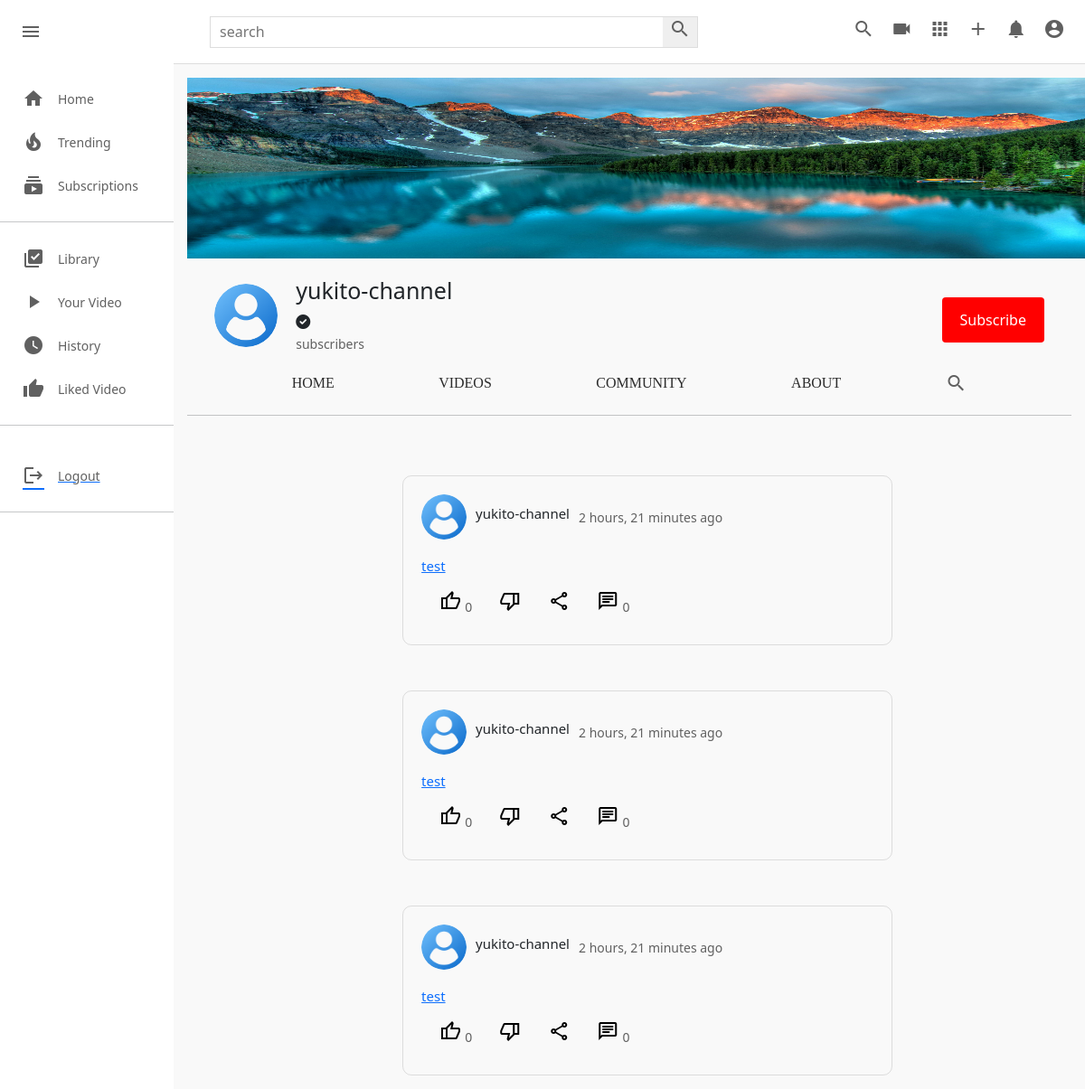
The page /c/1/community/ (signed in) on the database its author committed.
### channel/models.py (models this page shows, shortened)
class Channel(models.Model):
    channel_art=models.ImageField(upload_to=user_derectory_path,default='images/channel-art.jpg')
    image=models.ImageField(upload_to=user_derectory_path,default='images/user-image.png')
    full_name=models.CharField(max_length=100)
    channel_name=models.CharField(max_length=100)
    description=models.TextField(null=True,blank=True)
    keyword=TaggableManager(blank=True)
    date=models.DateTimeField(auto_now_add=True)
    status=models.CharField(choices=STATUS,max_length=100,default='Active')
    user=models.OneToOneField(User,on_delete=models.SET_NULL,null=True,related_name="channel")
    subscribers=models.ManyToManyField(User,related_name="user_subs",blank=True)
    verified=models.BooleanField(default=False)
    total_view=models.PositiveIntegerField(default=0)
    business_email=models.EmailField(null=True,blank=True)
    make_business_email_public=models.BooleanField(default=False)
    business_location=models.CharField(null=True,blank=True,max_length=100)
    make_business_location_public=models.BooleanField(default=False)
    website=models.URLField(default='https://www.udemy.com/home')
    instagram=models.URLField(default='https://www.udemy.com/home')
    facebook=models.URLField(default='https://www.udemy.com/home')
    twitter=models.URLField(default='https://www.udemy.com/home')

class Community(models.Model):
    channel=models.ForeignKey(Channel,on_delete=models.CASCADE)
    image=models.ImageField(upload_to=user_derectory_path,null=True,blank=True)
    content=models.TextField(null=True,blank=True)
    date=models.DateTimeField(auto_now_add=True)
    status=models.CharField(choices=STATUS,default='Active',max_length=100)
    likes=models.ManyToManyField(User,blank=True)
    class Meta:
        verbose_name='Community'
        verbose_name_plural='Community Posts'

### channel/views.py (the view)
# urls.py: path("<channel_name>/community/",views.channel_community,name='channel-community'),
def channel_community(request,channel_name):
    channel = get_object_or_404(Channel,id=channel_name)
    community = Community.objects.filter(channel=channel,status='Active').order_by('-date')
    context={
        'channel': channel,
        'community':community,
    }
    return render(request,'channel/channel_community.html',context)

### templates/channel/channel_community.html (shortened to what this page needs)
{% extends 'base.html' %}
{% load static %}
{% block style %}
<link rel="stylesheet" href="{% static 'css/style.css' %}" type="text/css">
<link rel="stylesheet" href="{% static 'css/channel-community.css' %}" type="text/css">
<link rel="stylesheet" href="{% static 'css/channel.css' %}" type="text/css">
{% endblock style %}
{% block content %}
    <div class="mainBody">
        {% include 'partials/sidebar.html' %}
        <div class="videos">
            {% include 'channel/partials/channel-header.html' %}
            <div class="video-container">
                {% for c in community %}
                <div class="content-border">
                    <div class="content-div">
                        <div class="header-comm">
                            <div class="channel-details">
                                {% if c.channel.image %}
                                <img src="{{c.channel.image.url}}" class="channel-img-com" alt="">
                                {% else %}
                                <img src="https://thumbs.dreamstime.com/b/default-avatar-profile-vector-user-profile-default-avatar-profile-vector-user-profile-profile-179376714.jpg" class="channel-img-com" alt="">
                                {% endif %}
                                <h5>{{c.channel.channel_name}}</h5>
                                <span>{{c.date|timesince}} ago</span>
                            </div>
                        </div>
                        <div class="content">
                            <a href="{% url 'channel-community-detail' c.channel.id c.id %}"><h3>{{ c.content|truncatechars:200 }}</h3></a>
                        </div>
                        <div class="icon-section">
                            <div class="single-icon">
                                <a href=""><i class="material-icons material-symbols-outlined">thumb_up</i></a>
                                <span>{{c.likes.all.count}}</span>
                            </div>
                            <div class="single-icon">
                                <a href=""><i class="material-icons material-symbols-outlined">thumb_down</i></a>
                            </div>
                            <div class="single-icon">
                                <i class="material-icons material-symbols-outlined">share</i>
                            </div>
                            <div class="single-icon">
                                <a href=""><i class="material-icons material-symbols-outlined">chat</i></a>
                                <span>{{c.comments.all.count}}</span>
                            </div>
                        </div>
                    </div>
                </div>
                {% endfor %}
            </div>
        </div>
    </div>
{% endblock content %}

### templates/channel/partials/channel-header.html (shortened to what this page needs)
{% include 'partials/alert.html' %}
<div class="channel-art">
    {% if channel.channel_art.url %}
    <img  src="{{ channel.channel_art.url }}" alt="">
    {% else %}
    <img src="https://wallpaper.dog/large/10702685.jpg" alt="">
    {% endif %}
</div>
<div class="channel-header flex">
    <div class="channel-img-title flex">
        {% if channel.image %}
        <img class="img" src="{{channel.image.url}}" alt="">
        {% else %}
        <img class="img" src="https://thumbs.dreamstime.com/b/default-avatar-profile-vector-user-profile-default-avatar-profile-vector-user-profile-profile-179376714.jpg" alt="">
        {% endif %}
        <div class="channel-image-texts">
            <h4 class="flex">{{channel.channel_name}}</h4>
            {% if channel.verified == True %} <i class="fas fa-check-circle"></i> {% endif %} <br>
            <span> subscribers</span>
        </div>
    </div>
    <div class="channel-header-btns">
        {% if request.user != channel.user %}
        <div><button id="sub_btn" onclick="addsub()" class="channel-subscribe sub_button_channel">Subscribe</button></div>
        {% endif %}
    </div>
</div>
<div class="channel-header-links flex">
    <a href="{% url 'channel-profile' channel.id %}" class="display-this">Home</a>
    <a href="{% url 'channel-videos' channel.id %}" class="display-this">Videos</a>
    <a href="{% url 'channel-community' channel.id %}" class="dont-display-thdis">Community</a>
    <a href="{% url 'channel-about' channel.id %}" class="displhray-this">About</a>
    <a href="" class="dont-display-this"><i class="material-icons">search</i></a>
</div>
<hr>

### static/css/style.css (style rules this page uses)
* { margin: 0; padding: 0; box-sizing: border-box; }
body { font-family: 'Roboto','sans-serif'; }
.material-icons { color: rgb(96, 96, 96); }
.mainBody { height: calc(100vh - 70px); display: flex; overflow: hidden; }
hr { height: 1px; background-color: #e5e5e5; border: none; }
.videos { background-color: #f9f9f9; width: 100%; height: 100%; padding: 15px 15px; border-top: 1px solid #ddd; overflow-y: scroll; }
.video-container { display: flex; flex-direction: row; justify-content: space-around; flex-wrap: wrap; }
.title a, span { text-decoration: none; color: rgb(96, 96, 96); font-size: 14px; }

### static/css/channel-community.css (style rules this page uses)
.content-border { margin-left: 40px; margin-top: 50px; border: solid 1px rgba(92, 92, 92, 0.185); padding: 20px; border-radius: 10px; }
.header-comm { justify-content: space-between; display: flex; }
.channel-details { display: flex; align-items: center; }
.channel-details img { width: 50px; border-radius: 50px; object-fit: cover; height: 50px; }
.channel-details h5 { font-size: 15px; margin-left: 10px; }
.channel-details span { margin-left: 10px; }
.content h3 { font-size: 15px; width: 500px; text-align: justify; font-weight: 400; margin-top: 20px; }
.icon-section { display: flex; align-items: center; }
.single-icon { align-items: center; padding: 10px; padding-left: 20px; }
.material-symbols-outlined { transition: 0.5s; color: black; }
.about-right h4, h5 { margin-bottom: 20px; margin-top: 20px; font-size: 15px; font-weight: normal; }
a { text-decoration: none; }

### static/css/channel.css (style rules this page uses)
.channel-art img { width: 1100px; height: 200px; }
.channel-art { width: 1100px; height: 200px; }
.flex { display: flex; }
.channel-header { margin: 20px 30px; align-items: center; justify-content: space-between; }
.channel-img-title { align-items: center; }
.channel-img-title .img { width: 70px; height: 70px; object-fit: cover; border-radius: 50px; }
.channel-img-title .channel-image-texts { margin-left: 20px; }
.channel-image-texts h4 { font-size: 25px; font-weight: 500; }
.channel-header-btns { display: flex; }
.channel-header-btns .channel-subscribe { background-color: rgb(255, 0, 0); color: white; border-radius:4px; }
.channel-header-links { justify-content: space-evenly; }
.channel-header-links a { text-decoration: none; text-transform: uppercase; font-family: poppins; color: rgb(43, 43, 43); font-weight: 500; }
.sub_button_channel { background-color: red; color: white; border: none; margin-top: 10px; padding: 13px 20px; }

### templates/channel/channel_community.html (style rules this page uses)
a { color: black; }

### rows shown on the page
Channel: channel_art (picture), image (picture), channel_name "yukito-channel"
Community: channel.image (picture), channel.channel_name "yukito-channel", date "2 hours, 21 minutes", content "test", likes.all.count "0", comments.all.count "0"
Community: channel.image (picture), channel.channel_name "yukito-channel", date "2 hours, 21 minutes", content "test", likes.all.count "0", comments.all.count "0"
Community: channel.image (picture), channel.channel_name "yukito-channel", date "2 hours, 21 minutes", content "test", likes.all.count "0", comments.all.count "0"
